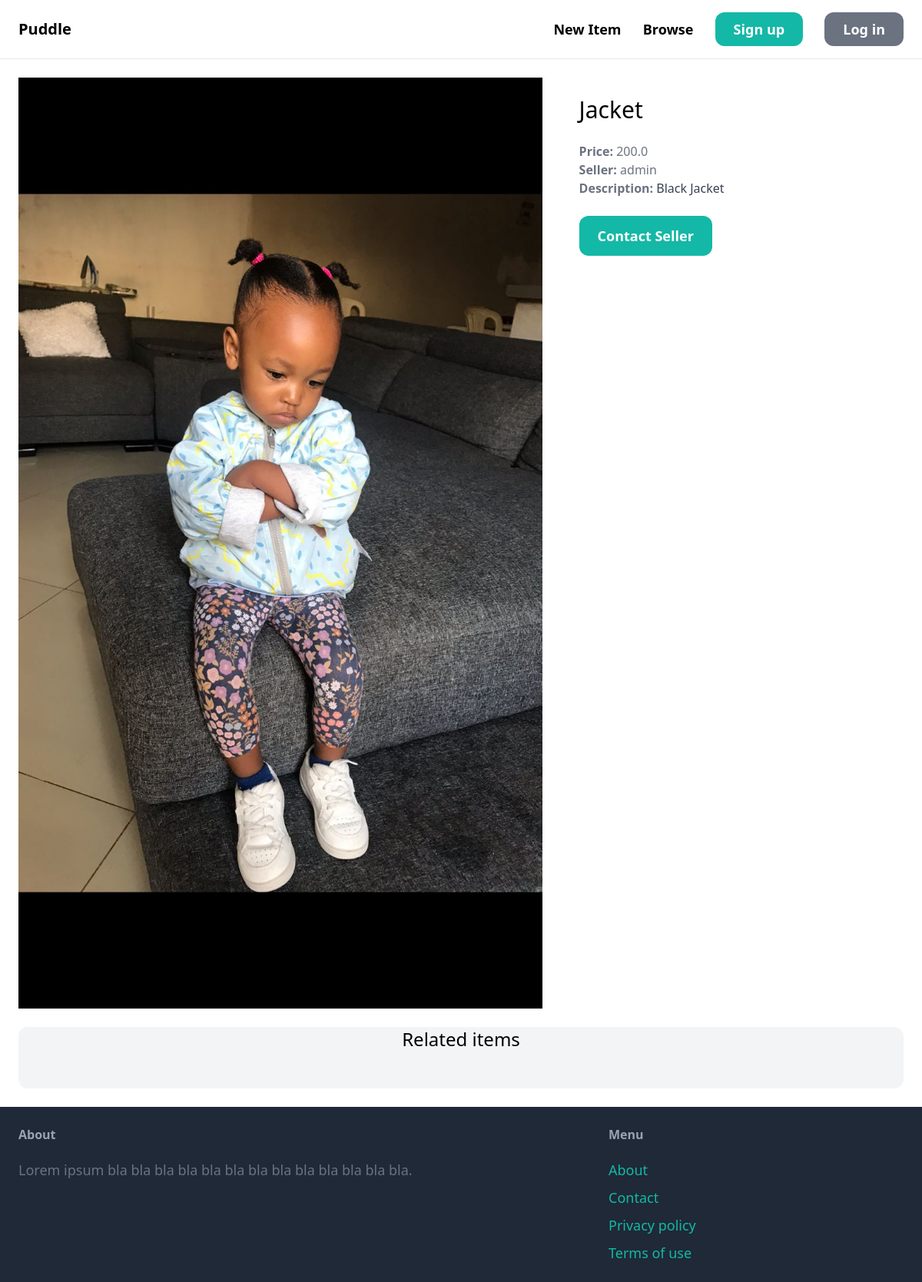
The app's page /item2/ with its own data.
### item/models.py (models this page shows, shortened)
class Item(models.Model):
    category = models.ForeignKey(Category, related_name='items', on_delete=models.CASCADE)
    name = models.CharField(max_length=255)
    description = models.TextField(blank=True, null=True)
    price  = models.FloatField()
    image = models.ImageField(upload_to= 'item_images', blank=True, null=True)
    is_sold = models.BooleanField(default=False)
    created_by = models.ForeignKey(User, related_name='items', on_delete=models.CASCADE)
    created_at = models.DateTimeField(auto_now_add=True)

### item/views.py (the view)
# urls.py: path('<int:pk>/', views.detail, name='detail'),
def detail(request, pk):
    item = get_object_or_404(Item, pk=pk)
    related_item = Item.objects.filter(category=item.category, is_sold=False).exclude(pk=pk)[0:3]
    return render(request, 'item/detail.html', {
        'item': item,
        'related_item': related_item
    } )

### item/templates/item/detail.html (shortened to what this page needs)
{% extends 'core/base.html' %}
{% block content %}
<div class='grid grid-cols-5 gap-6'>
    <div class='col-span-3'>
        <img src='{{ item.image.url }}' class='roundend-xl'>
    </div>
    <div class='col-span-2 p-6 br-gray-100 roundend-xl'>
        <h1 class='mb-6 text-3xl'> {{item.name}}</h1>
        <p class='text-gray-500'><strong>Price: </strong>{{ item.price}}</p>
        <p class='text-gray-500'><strong>Seller: </strong>{{ item.created_by.username}}</p>
        {% if item.description %}
            <p class='text-gray-700'>
                <strong class='text-gray-500'>Description: </strong>
                {{item.description}}
            </p>
        {% endif %}
        <a href='#' class='inline-block mt-6 px-6 py-3 text-lg font-semibold bg-teal-500 text-white roundend-xl hover:bg-teal-700' style='border-radius:12px;'>
            Contact  Seller
        </a>
    </div>
</div>
<div class='mt-6 px-6 bg-gray-100 rounded-xl'>
    <h2 class='mb-12 text-2xl text-center'>Related items</h2>
</div>
{% endblock %}

### records on screen
Item: image (picture), name "Jacket", price "200.0", created_by.username "admin", description "Black Jacket"
